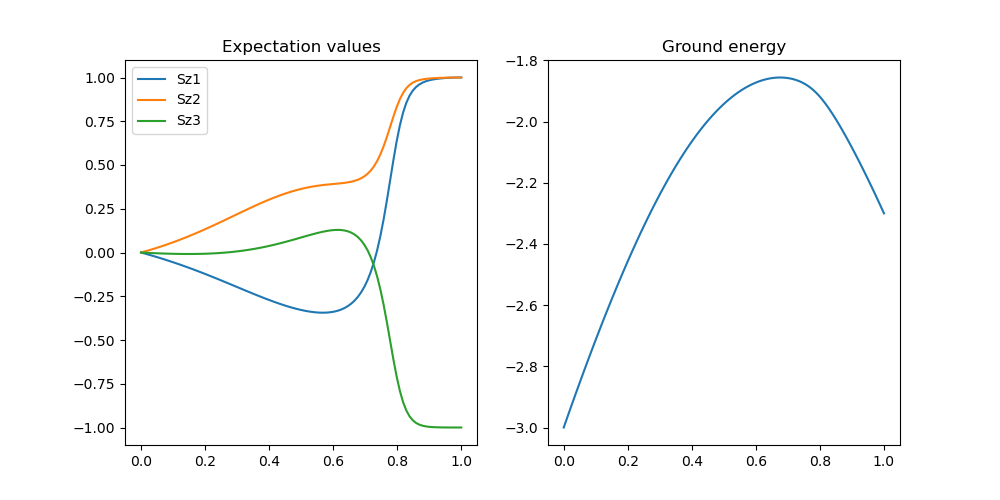

Python code for this plot:
import numpy as np
import matplotlib.pyplot as plt

def Stensor(S, i):
    if i == 1:
        return np.kron(np.kron(S, np.eye(2)), np.eye(2))
    elif i == 2:
        return np.kron(np.kron(np.eye(2), S), np.eye(2))
    else:
        return np.kron(np.kron(np.eye(2), np.eye(2)), S)

Sx = np.array([[0, 1], [1, 0]])
Sz = np.array([[1, 0], [0, -1]])

J12 = -0.4
J13 = -1.6
J23 = -1.0
h1 = -0.5
h2 = 0.5
h3 = -0.1

H0 = - (Stensor(Sx, 1) + Stensor(Sx, 2) + Stensor(Sx, 3))
H1 = - (J12 * Stensor(Sz, 1) * Stensor(Sz, 2) + J13 * Stensor(Sz, 1) * Stensor(Sz, 3) + J23 * Stensor(Sz, 2) * Stensor(Sz, 3) + h1 * Stensor(Sz, 1) + h2 * Stensor(Sz, 2) + h3 * Stensor(Sz, 3))

lam = np.linspace(0, 1, 100)

H = []
for l in lam:
    H.append( (1 - l) * H0 + l * H1)

gr_eigenval = []
gr_eigenvec = []
for h in H:
    egn = np.linalg.eigh(h)
    gr_eigenval.append(egn[0][0])
    gr_eigenvec.append(egn[1][:,0])
#print(gr_eigenvec[0])
#plt.plot(lam, gr_eigenval)

expS1 = []
expS2 = []
expS3 = []
for vec in gr_eigenvec:
    expS1.append(np.dot(vec, np.dot(Stensor(Sz, 1), vec)))
    expS2.append(np.dot(vec, np.dot(Stensor(Sz, 2), vec)))
    expS3.append(np.dot(vec, np.dot(Stensor(Sz, 3), vec)))

fig, ax = plt.subplots(1, 2, figsize = (10, 5))
ax[0].plot(lam, expS1, label = "Sz1")
ax[0].plot(lam, expS2, label = "Sz2")
ax[0].plot(lam, expS3, label = "Sz3")
ax[0].set_title("Expectation values")
ax[0].legend()

ax[1].plot(lam, gr_eigenval)
ax[1].set_title("Ground energy")
fig.savefig("task1.png")


